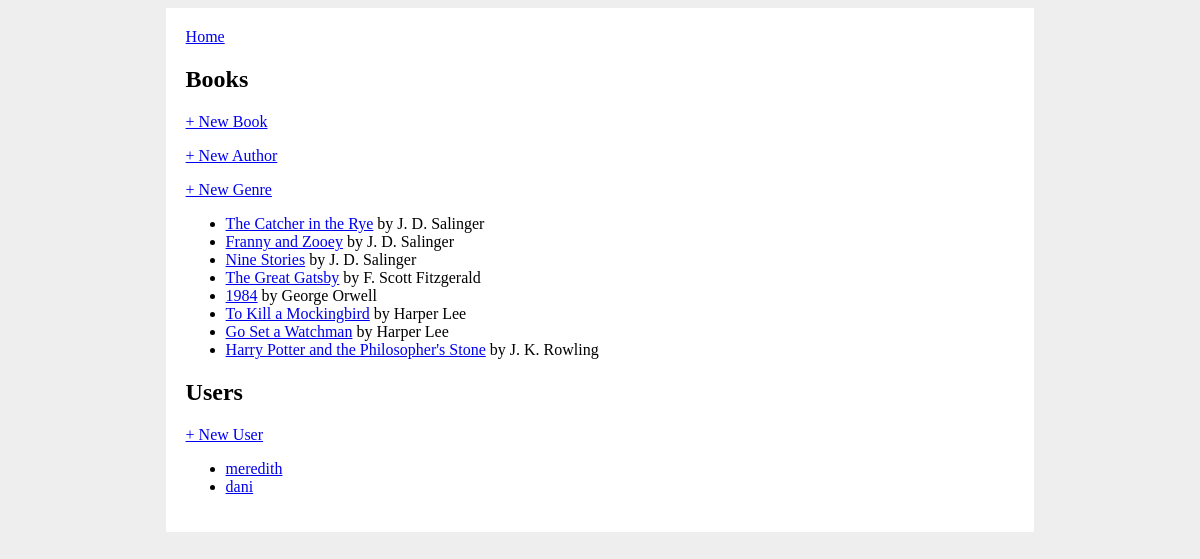
The app's page /, older data.
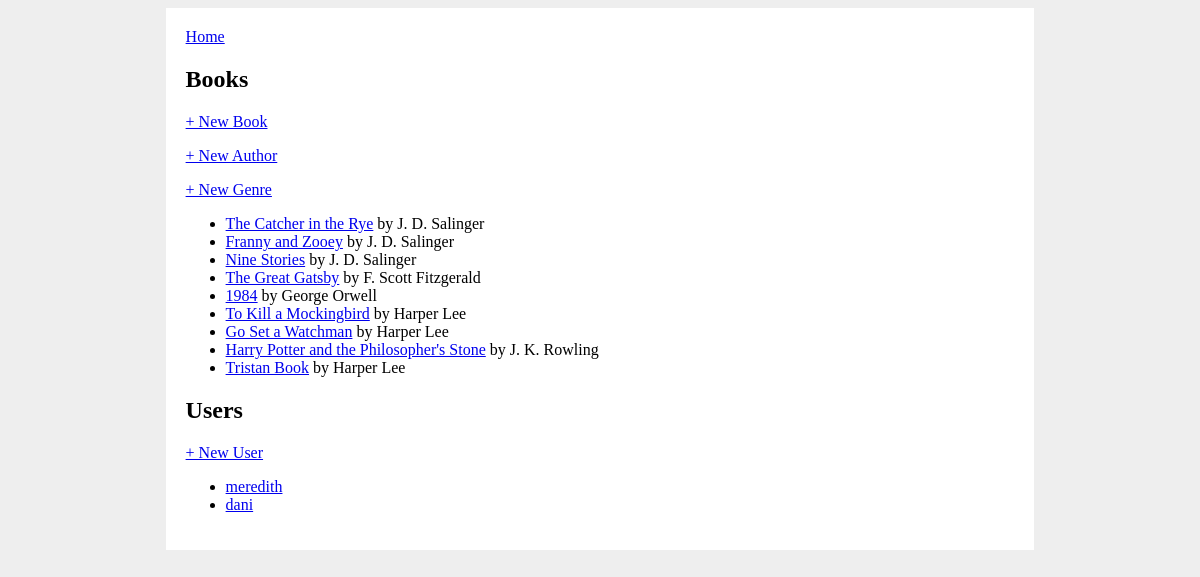
The same page, newer data.
### books_app/models.py (models this page shows, shortened)
class Book(db.Model):
    id = db.Column(db.Integer, primary_key=True)
    title = db.Column(db.String(80), nullable=False)
    publish_date = db.Column(db.Date)
    author_id = db.Column(db.Integer, db.ForeignKey('author.id'), nullable=False)
    author = db.relationship('Author', back_populates='books')
    audience = db.Column(db.Enum(Audience), default=Audience.ALL)
    genres = db.relationship(
        'Genre', secondary='book_genre', back_populates='books')
    users_who_favorited = db.relationship(
        'User', secondary='user_book', back_populates='favorite_books')

class Author(db.Model):
    id = db.Column(db.Integer, primary_key=True)
    name = db.Column(db.String(80), nullable=False)
    biography = db.Column(db.String(200))
    books = db.relationship('Book', back_populates='author')

class User(db.Model):
    id = db.Column(db.Integer, primary_key=True)
    username = db.Column(db.String(80), nullable=False, unique=True)
    favorite_books = db.relationship(
        'Book', secondary='user_book', back_populates='users_who_favorited')

### books_app/routes.py (the view)
@main.route('/')
def homepage():
    all_books = Book.query.all()
    all_users = User.query.all()
    return render_template('home.html',
        all_books=all_books, all_users=all_users)

### books_app/templates/home.html
{% extends 'base.html' %}
{% block content %}
<h2>Books</h2>
<p>
    <a href="/create_book">+ New Book</a>
</p>
<p>
    <a href="/create_author">+ New Author</a>
</p>
<p>
    <a href="/create_genre">+ New Genre</a>
</p>
<ul>
{% for book in all_books %}
    <li><a href="/book/{{ book.id }}">{{ book.title }}</a> by {{ book.author.name }}</li>
{% endfor %}
</ul>
<h2>Users</h2>
<p>
    <a href="/create_user">+ New User</a>
</p>
<ul>
    {% for user in all_users %}
        <li><a href="/profile/{{ user.username }}">{{ user.username }}</a></li>
    {% endfor %}
</ul>
{% endblock %}

Row changes from the older to the newer data that the page shows:
added Book: title "Tristan Book", author.name "Harper Lee"
